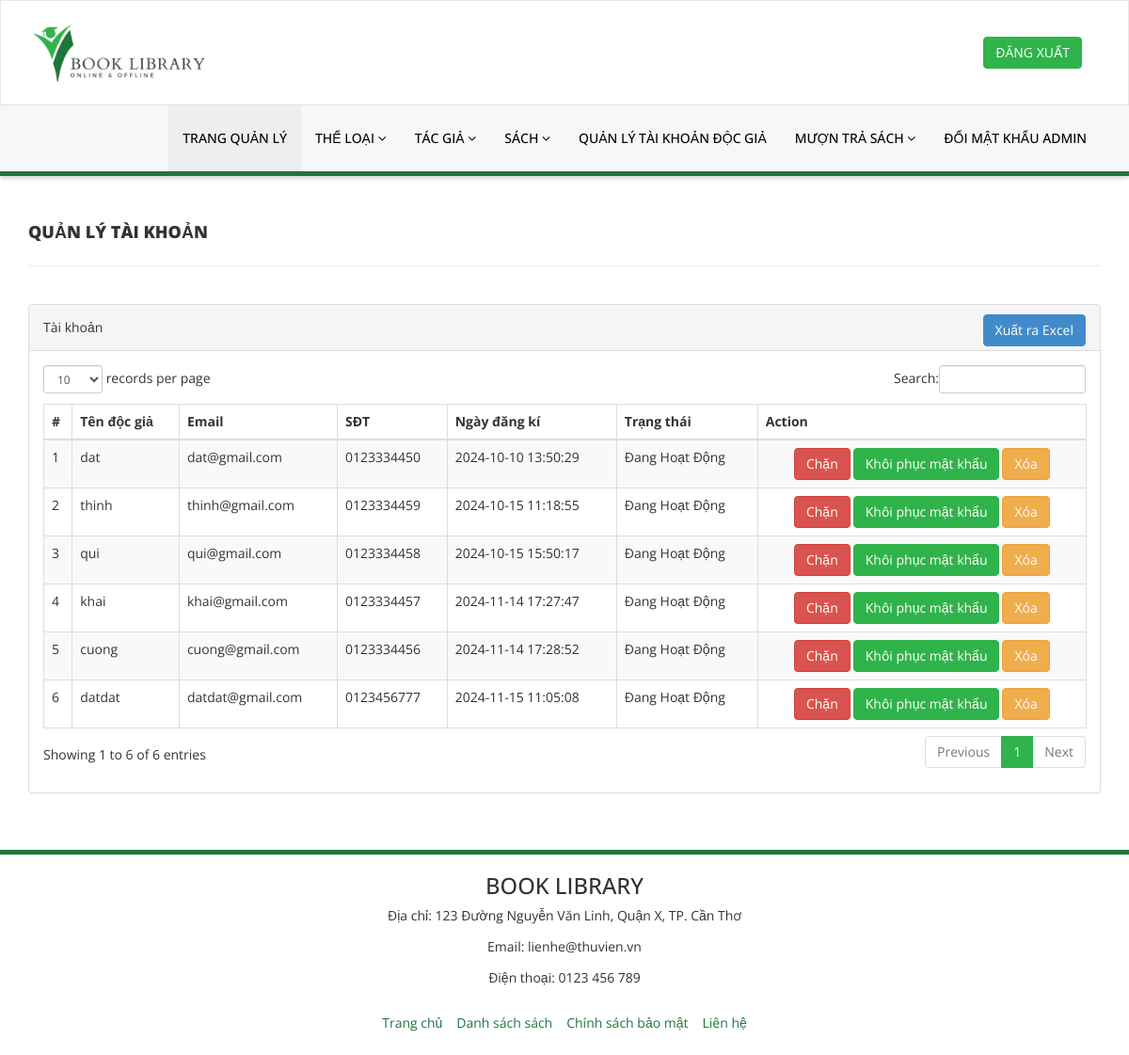
The app's page /admin/reg-students.php (signed in) with its own data.
### tables this page shows
CREATE TABLE `docgia` (
  `id` int NOT NULL,
  `FullName` varchar(100) DEFAULT NULL,
  `EmailId` varchar(100) DEFAULT NULL,
  `MobileNumber` char(11) DEFAULT NULL,
  `Password` varchar(255) DEFAULT NULL,
  `Status` tinyint DEFAULT NULL,
  `RegDate` timestamp NULL DEFAULT CURRENT_TIMESTAMP,
  `UpdationDate` timestamp NULL DEFAULT NULL ON UPDATE CURRENT_TIMESTAMP
);

### admin/reg-students.php (the view, shortened to what this page needs)
<?php
include('includes/config.php');
if (strlen($_SESSION['alogin']) == 0) {
    header("location:../adminlogin.php");
    exit();
} else {
?>
    <!DOCTYPE html>
    <html xmlns="http://www.w3.org/1999/xhtml">
    <head>
        <link href="assets/css/bootstrap.css" rel="stylesheet" />
        <link href="assets/css/font-awesome.css" rel="stylesheet" />
        <link href="assets/js/dataTables/dataTables.bootstrap.css" rel="stylesheet" />
        <link href="assets/css/style.css" rel="stylesheet" />
    </head>
    <body>
        <?php include('includes/header.php'); ?>
        <div class="content-wrapper">
            <div class="container">
                <div class="row pad-botm">
                    <div class="col-md-12">
                        <h4 class="header-line">Quản lý tài khoản</h4>
                    </div>
                    <div class="row">
                    </div>
                </div>
                <div class="row">
                    <div class="col-md-12">
                        <div class="panel panel-default">
                            <div class="panel-heading">
                                Tài khoản
                                <a style="margin-left: 10px; float: right;" href="export-users.php" class="btn btn-success">Xuất ra Excel</a>
                            </div>
                            <div class="panel-body">
                                <div class="table-responsive">
                                    <table class="table table-striped table-bordered table-hover" id="dataTables-example">
                                        <thead>
                                            <tr>
                                                <th>#</th>
                                                <th>Tên độc giả</th>
                                                <th>Email</th>
                                                <th>SĐT</th>
                                                <th>Ngày đăng kí</th>
                                                <th>Trạng thái</th>
                                                <th>Action</th>
                                            </tr>
                                        </thead>
                                        <tbody>
                                            <?php
                                            $sql = "SELECT * FROM docgia";
                                            $query = $dbh->prepare($sql);
                                            $query->execute();
                                            $results = $query->fetchAll(PDO::FETCH_OBJ);
                                            $cnt = 1;
                                            if ($query->rowCount() > 0) {
                                                foreach ($results as $result) { ?>
                                                    <tr class="odd gradeX">
                                                        <td class="center"><?php echo htmlentities($cnt); ?></td>
                                                        <td class="center"><?php echo htmlentities($result->FullName); ?></td>
                                                        <td class="center"><?php echo htmlentities($result->EmailId); ?></td>
                                                        <td class="center"><?php echo htmlentities($result->MobileNumber); ?></td>
                                                        <td class="center"><?php echo htmlentities($result->RegDate); ?></td>
                                                        <td class="center"><?php if ($result->Status == 1) {
                                                                                echo htmlentities("Đang Hoạt Động");
                                                                            } else {
                                                                                echo htmlentities("Đã Bị Chặn");
                                                                            } ?></td>
                                                        <td class="center" style="vertical-align: middle;">
                                                            <div class="btn-container" style="display: flex; justify-content: center; align-items: center; gap: 3px;">
                                                                <?php if ($result->Status == 1) { ?>
                                                                    <a href="reg-students.php?inid=<?php echo htmlentities($result->id); ?>" onclick="return confirm('Bạn có chắc muốn chặn người này?');">
                                                                        <button class="btn btn-danger">Chặn</button>
                                                                    </a>
                                                                <?php } else { ?>
                                                                    <a href="reg-students.php?id=<?php echo htmlentities($result->id); ?>" onclick="return confirm('Bạn có muốn bỏ chặn người này?');">
                                                                        <button class="btn btn-primary">Bỏ Chặn</button>
                                                                    </a>
                                                                <?php } ?>
                                                                <a href="reg-students.php?resetid=<?php echo htmlentities($result->id); ?>" onclick="return confirm('Bạn có chắc muốn khôi phục mật khẩu của người này về mặc định?');">
        <button class="btn btn-info">Khôi phục mật khẩu</button>
    </a>
                                                                <a href="reg-students.php?delid=<?php echo htmlentities($result->id); ?>" onclick="return confirm('Bạn có chắc muốn xóa người này?');">
                                                                    <button class="btn btn-warning">Xóa</button>
                                                                </a>
                                                            </div>
                                                        </td>
                                                    </tr>
                                            <?php $cnt = $cnt + 1;
                                                }
                                            } ?>
                                        </tbody>
                                    </table>
                                </div>
                            </div>
                        </div>
                    </div>
                </div>
            </div>
        </div>
        <?php include('includes/footer.php'); ?>
    </body>
    </html>
<?php } ?>

### admin/assets/css/style.css (style rules this page uses)
.content-wrapper { margin: 40px 0; min-height: 470px; }
.header-line { font-weight:900; padding-bottom:25px; border-bottom:1px solid #eeeeee; text-transform:uppercase; }
.pad-botm { padding-bottom:30px; }

### records on screen
docgia: FullName "dat", EmailId "dat@gmail.com", MobileNumber "0123334450", RegDate "2024-10-10 13:50:29"
docgia: FullName "thinh", EmailId "thinh@gmail.com", MobileNumber "0123334459", RegDate "2024-10-15 11:18:55"
docgia: FullName "qui", EmailId "qui@gmail.com", MobileNumber "0123334458", RegDate "2024-10-15 15:50:17"
docgia: FullName "khai", EmailId "khai@gmail.com", MobileNumber "0123334457", RegDate "2024-11-14 17:27:47"
docgia: FullName "cuong", EmailId "cuong@gmail.com", MobileNumber "0123334456", RegDate "2024-11-14 17:28:52"
docgia: FullName "datdat", EmailId "datdat@gmail.com", MobileNumber "0123456777", RegDate "2024-11-15 11:05:08"
